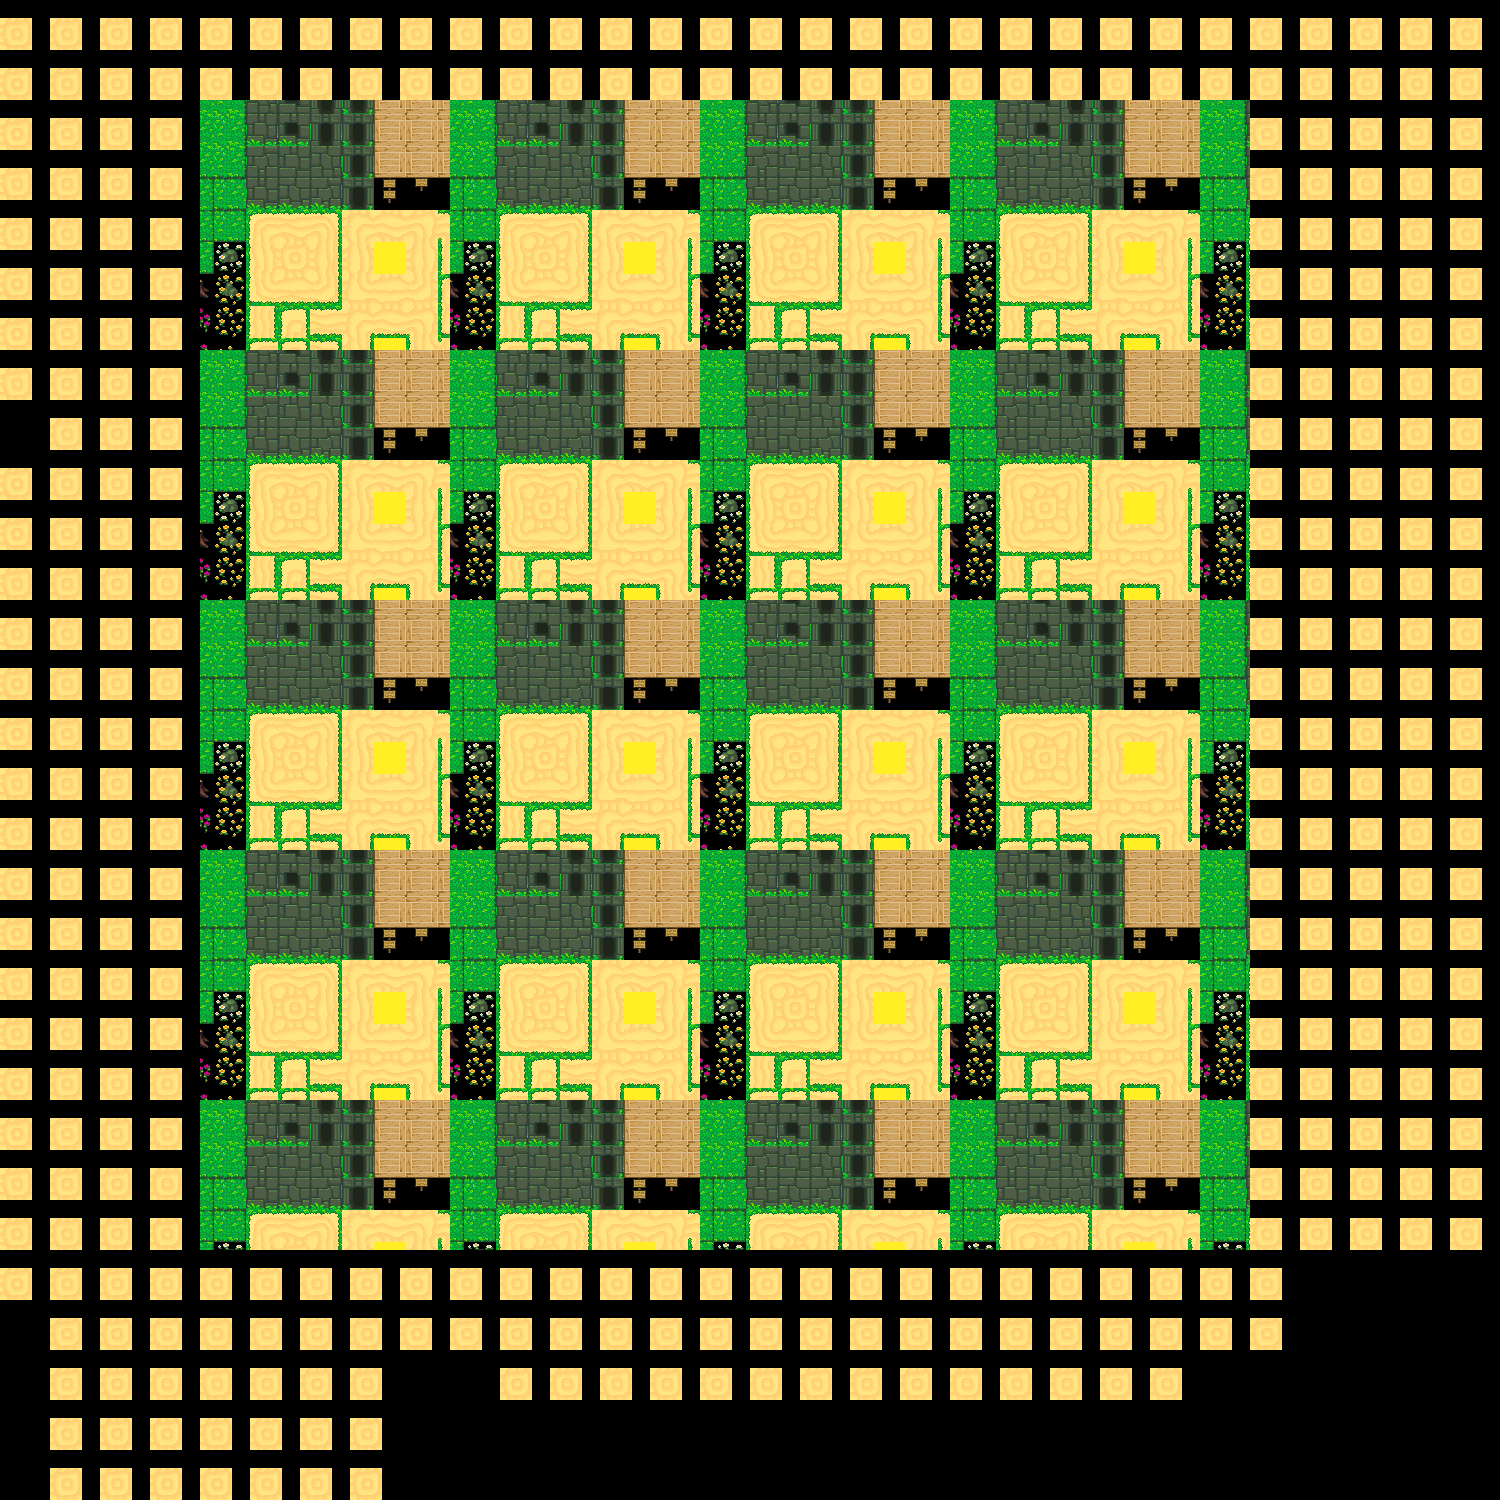

The image is a tile-based game level rendered from a .tmx file. Its description and complete source (layers, tilesets, objects, tile grids) follow:
An orthogonal 30x30 tile map with 50x50 px tiles, 1 tile layer (Kachelebene 1), 2 tilesets.

<map version="1.5" tiledversion="1.6.0" orientation="orthogonal" renderorder="right-down" width="30" height="30" tilewidth="50" tileheight="50" infinite="0" nextlayerid="3" nextobjectid="1">
 <editorsettings>
  <export target="5050.json" format="json" />
 </editorsettings>
 <tileset firstgid="1" source="../32x32_map_tile v3.1.tsx" />
 <tileset firstgid="668" source="floortileset.tsx" />
 <layer id="1" name="Kachelebene 1" width="30" height="30">
  <data encoding="csv">
143,143,143,143,143,143,143,143,143,143,143,143,143,143,143,143,143,143,143,143,143,143,143,143,143,143,143,143,143,143,
143,143,143,143,143,143,143,143,143,143,143,143,143,143,143,143,143,143,143,143,143,143,143,143,143,143,143,143,143,143,
143,143,143,143,683,684,685,686,687,683,684,685,686,687,683,684,685,686,687,683,684,685,686,687,683,143,143,143,143,143,
143,143,143,143,697,698,699,700,701,697,698,699,700,701,697,698,699,700,701,697,698,699,700,701,697,143,143,143,143,143,
143,143,143,143,711,712,713,714,715,711,712,713,714,715,711,712,713,714,715,711,712,713,714,715,711,143,143,143,143,143,
143,143,143,143,725,726,727,728,729,725,726,727,728,729,725,726,727,728,729,725,726,727,728,729,725,143,143,143,143,143,
143,143,143,143,739,740,741,742,743,739,740,741,742,743,739,740,741,742,743,739,740,741,742,743,739,143,143,143,143,143,
143,143,143,143,683,684,685,686,687,683,684,685,686,687,683,684,685,686,687,683,684,685,686,687,683,143,143,143,143,143,
0,143,143,143,697,698,699,700,701,697,698,699,700,701,697,698,699,700,701,697,698,699,700,701,697,143,143,143,143,143,
143,143,143,143,711,712,713,714,715,711,712,713,714,715,711,712,713,714,715,711,712,713,714,715,711,143,143,143,143,143,
143,143,143,143,725,726,727,728,729,725,726,727,728,729,725,726,727,728,729,725,726,727,728,729,725,143,143,143,143,143,
143,143,143,143,739,740,741,742,743,739,740,741,742,743,739,740,741,742,743,739,740,741,742,743,739,143,143,143,143,143,
143,143,143,143,683,684,685,686,687,683,684,685,686,687,683,684,685,686,687,683,684,685,686,687,683,143,143,143,143,143,
143,143,143,143,697,698,699,700,701,697,698,699,700,701,697,698,699,700,701,697,698,699,700,701,697,143,143,143,143,143,
143,143,143,143,711,712,713,714,715,711,712,713,714,715,711,712,713,714,715,711,712,713,714,715,711,143,143,143,143,143,
143,143,143,143,725,726,727,728,729,725,726,727,728,729,725,726,727,728,729,725,726,727,728,729,725,143,143,143,143,143,
143,143,143,143,739,740,741,742,743,739,740,741,742,743,739,740,741,742,743,739,740,741,742,743,739,143,143,143,143,143,
143,143,143,143,683,684,685,686,687,683,684,685,686,687,683,684,685,686,687,683,684,685,686,687,683,143,143,143,143,143,
143,143,143,143,697,698,699,700,701,697,698,699,700,701,697,698,699,700,701,697,698,699,700,701,697,143,143,143,143,143,
143,143,143,143,711,712,713,714,715,711,712,713,714,715,711,712,713,714,715,711,712,713,714,715,711,143,143,143,143,143,
143,143,143,143,725,726,727,728,729,725,726,727,728,729,725,726,727,728,729,725,726,727,728,729,725,143,143,143,143,143,
143,143,143,143,739,740,741,742,743,739,740,741,742,743,739,740,741,742,743,739,740,741,742,743,739,143,143,143,143,143,
143,143,143,143,683,684,685,686,687,683,684,685,686,687,683,684,685,686,687,683,684,685,686,687,683,143,143,143,143,143,
143,143,143,143,697,698,699,700,701,697,698,699,700,701,697,698,699,700,701,697,698,699,700,701,697,143,143,143,143,143,
143,143,143,143,711,712,713,714,715,711,712,713,714,715,711,712,713,714,715,711,712,713,714,715,711,143,143,143,143,143,
143,143,143,143,143,143,143,143,143,143,143,143,143,143,143,143,143,143,143,143,143,143,143,143,143,143,0,0,0,0,
0,143,143,143,143,143,143,143,143,143,143,143,143,143,143,143,143,143,143,143,143,143,143,143,143,143,0,0,0,0,
0,143,143,143,143,143,143,143,0,0,143,143,143,143,143,143,143,143,143,143,143,143,143,143,0,0,0,0,0,0,
0,143,143,143,143,143,143,143,0,0,0,0,0,0,0,0,0,0,0,0,0,0,0,0,0,0,0,0,0,0,
0,143,143,143,143,143,143,143,0,0,0,0,0,0,0,0,0,0,0,0,0,0,0,0,0,0,0,0,0,0
</data>
 </layer>
 <objectgroup id="2" name="floorLayer" />
</map>
